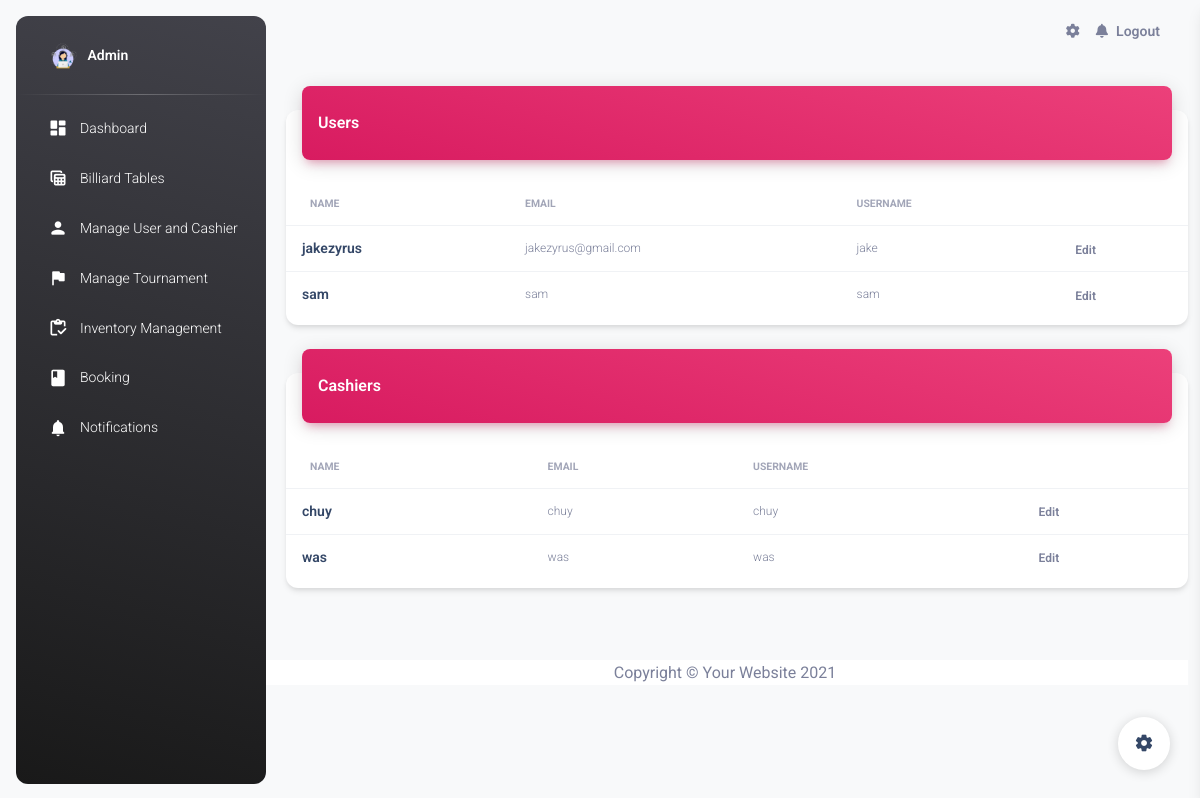
The page /manage_user.php on the database as committed earlier.
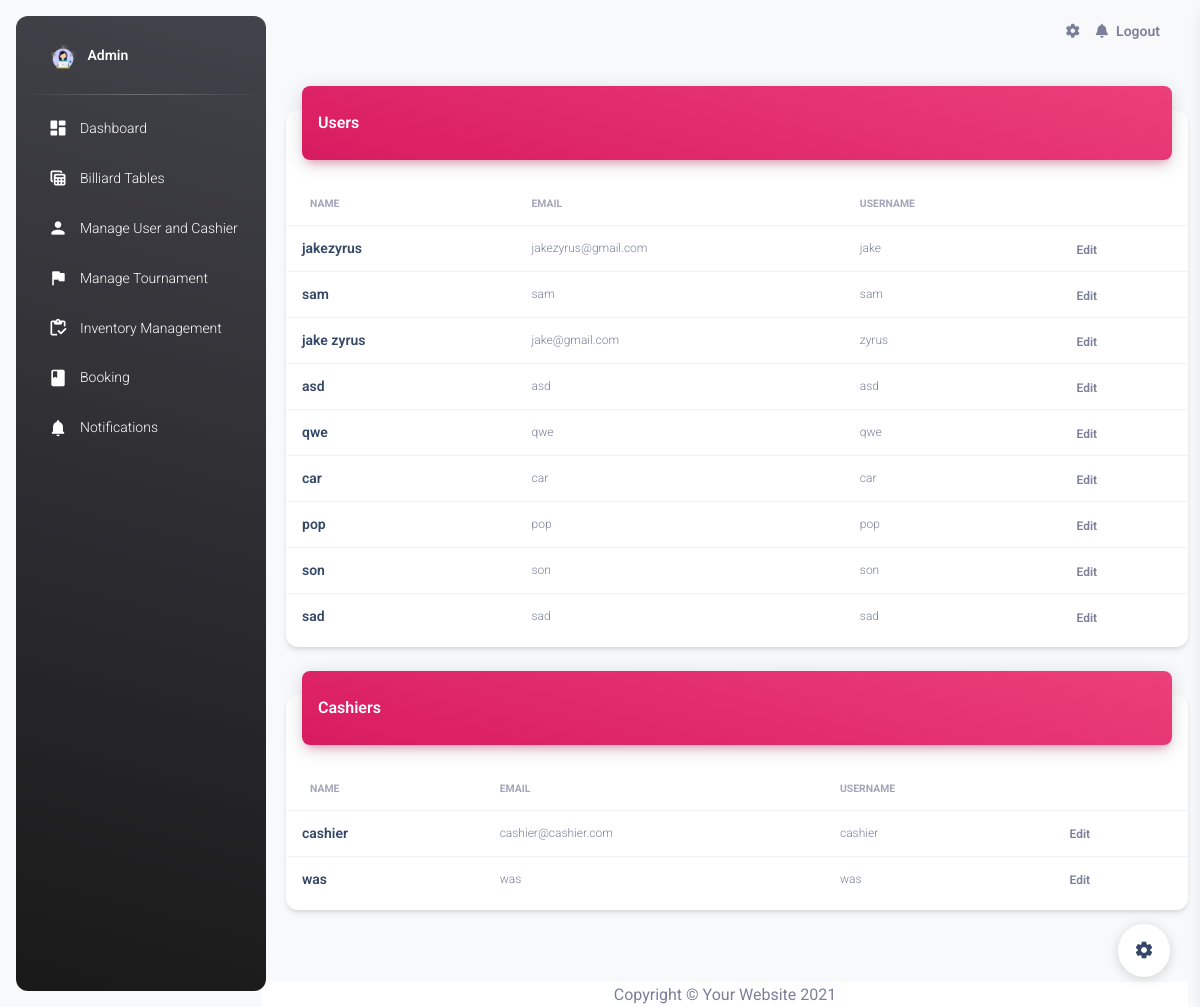
The same page on the database as committed later.
### tables this page shows
CREATE TABLE `users` (
  `user_id` int(11) NOT NULL,
  `name` varchar(100) NOT NULL,
  `email` text NOT NULL,
  `username` varchar(50) NOT NULL,
  `password` varchar(100) NOT NULL,
  `role` varchar(100) NOT NULL
);

### manage_user.php (the view, shortened to what the changed rows need)
<!DOCTYPE html>
<html lang="en">
   <head>
      <link href="./assets/css/nucleo-icons.css" rel="stylesheet" />
      <link href="./assets/css/nucleo-svg.css" rel="stylesheet" />
      <link id="pagestyle" href="./assets/css/material-dashboard.css?v=3.1.0" rel="stylesheet" />
      <link href="vendor/fontawesome-free/css/all.min.css" rel="stylesheet" type="text/css">
   </head>
   <body class="g-sidenav-show  bg-gray-100">
      <main class="main-content border-radius-lg ">
         <?php
            include 'conn.php';
            $sql_users = "SELECT user_id, name, email, username FROM users WHERE role = 'user'";
            $stmt_users = $conn->prepare($sql_users);
            $stmt_users->execute();
            $users = $stmt_users->fetchAll(PDO::FETCH_ASSOC);
            $sql_cashiers = "SELECT user_id, name, email, username FROM users WHERE role = 'cashier'";
            $stmt_cashiers = $conn->prepare($sql_cashiers);
            $stmt_cashiers->execute();
            $cashiers = $stmt_cashiers->fetchAll(PDO::FETCH_ASSOC);
            ?>
            <div class="container-fluid py-4">
                <div class="row">
                    <div class="col-12">
                        <div class="card my-4">
                            <div class="card-body px-0 pb-2">
                                <div class="table-responsive p-0">
                                    <table class="table align-items-center mb-0">
                                        <thead>
                                            <tr>
                                                <th class="text-uppercase text-secondary text-xxs font-weight-bolder opacity-7">Name</th>
                                                <th class="text-uppercase text-secondary text-xxs font-weight-bolder opacity-7 ps-2">Email</th>
                                                <th class="text-uppercase text-secondary text-xxs font-weight-bolder opacity-7 ps-2">Username</th>
                                                <th class="text-secondary opacity-7"></th>
                                            </tr>
                                        </thead>
                                        <tbody>
                                            <?php
                                            if (!empty($users)) {
                                                foreach ($users as $user) {
                                                    echo '<tr>' .
                                                            '<td>' .
                                                                '<div class="d-flex px-2 py-1">' .
                                                                    '<div class="d-flex flex-column justify-content-center">' .
                                                                        '<h6 class="mb-0 text-sm">' . htmlspecialchars($user["name"]) . '</h6>' .
                                                                    '</div>' .
                                                                '</div>' .
                                                            '</td>' .
                                                            '<td>' .
                                                                '<p class="text-xs text-secondary mb-0">' . htmlspecialchars($user["email"]) . '</p>' .
                                                            '</td>' .
                                                            '<td>' .
                                                                '<p class="text-xs text-secondary mb-0">' . htmlspecialchars($user["username"]) . '</p>' .
                                                            '</td>' .
                                                            '<td class="align-middle">' .
                                                                '<a href="javascript:;" class="text-secondary font-weight-bold text-xs" data-toggle="tooltip" data-original-title="Edit user">' .
                                                                'Edit' .
                                                                '</a>' .
                                                            '</td>' .
                                                        '</tr>';
                                                }
                                            } else {
                                                echo '<tr><td colspan="4">No users found</td></tr>';
                                            }
                                            ?>
                                        </tbody>
                                    </table>
                                </div>
                            </div>
                        </div>
                    </div>
                </div>
                <div class="row">
                    <div class="col-12">
                        <div class="card my-4">
                            <div class="card-body px-0 pb-2">
                                <div class="table-responsive p-0">
                                    <table class="table align-items-center mb-0">
                                        <thead>
                                            <tr>
                                                <th class="text-uppercase text-secondary text-xxs font-weight-bolder opacity-7">Name</th>
                                                <th class="text-uppercase text-secondary text-xxs font-weight-bolder opacity-7 ps-2">Email</th>
                                                <th class="text-uppercase text-secondary text-xxs font-weight-bolder opacity-7 ps-2">Username</th>
                                                <th class="text-secondary opacity-7"></th>
                                            </tr>
                                        </thead>
                                        <tbody>
                                            <?php
                                            if (!empty($cashiers)) {
                                                foreach ($cashiers as $cashier) {
                                                    echo '<tr>' .
                                                            '<td>' .
                                                                '<div class="d-flex px-2 py-1">' .
                                                                    '<div class="d-flex flex-column justify-content-center">' .
                                                                        '<h6 class="mb-0 text-sm">' . htmlspecialchars($cashier["name"]) . '</h6>' .
                                                                    '</div>' .
                                                                '</div>' .
                                                            '</td>' .
                                                            '<td>' .
                                                                '<p class="text-xs text-secondary mb-0">' . htmlspecialchars($cashier["email"]) . '</p>' .
                                                            '</td>' .
                                                            '<td>' .
                                                                '<p class="text-xs text-secondary mb-0">' . htmlspecialchars($cashier["username"]) . '</p>' .
                                                            '</td>' .
                                                            '<td class="align-middle">' .
                                                                '<a href="javascript:;" class="text-secondary font-weight-bold text-xs" data-toggle="tooltip" data-original-title="Edit user">' .
                                                                'Edit' .
                                                                '</a>' .
                                                            '</td>' .
                                                        '</tr>';
                                                }
                                            } else {
                                                echo '<tr><td colspan="4">No cashiers found</td></tr>';
                                            }
                                            ?>
                                        </tbody>
                                    </table>
                                </div>
                            </div>
                        </div>
                    </div>
                </div>
            </div>
      </main>
   </body>
</html>

Rows that differ between the two databases and show on the page:
added users: name "jake zyrus", email "jake@gmail.com", username "zyrus", shown under "Users"
added users: name "asd", email "asd", username "asd", shown under "Users"
added users: name "qwe", email "qwe", username "qwe", shown under "Users"
added users: name "car", email "car", username "car", shown under "Users"
added users: name "pop", email "pop", username "pop", shown under "Users"
added users: name "son", email "son", username "son", shown under "Users"
added users: name "sad", email "sad", username "sad", shown under "Users"
changed users: name "chuy" → "cashier"; email "chuy" → "cashier@cashier.com"; username "chuy" → "cashier"
